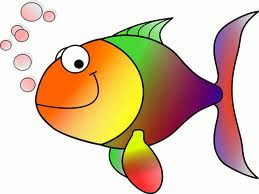
#> input picture HappyFish.jpg, 259 x 194 px, given in place of the camera
$ python 14-HSVTrackingColorOnVideo.py
#> lines starting #> are read from the running program, lines starting #| are printed output that depends on the picture; after the words box and inside, x2 and y2 are one past the last pixel; in counts of white or black regions, pixels touching at a corner belong together
#in this video we will learn how to perform object detection using HSV
#there are more then  150 convert color methodes
#one of there is colored image to HSV image
#so what is hsv color space
"""
HSV  : hue,saturation,value
fil rgb on mesure il rgb relativement lil luminusite ..

"""
import cv2
import numpy as np
cap=cv2.VideoCapture(0)

def nothing(x):
    pass
cv2.namedWindow('tracking')
cv2.createTrackbar('LH','tracking',0,255,nothing)
#> slider 'LH' is set to 51
cv2.createTrackbar('LS','tracking',0,255,nothing)
#> slider 'LS' is set to 51
cv2.createTrackbar('LV','tracking',0,255,nothing)
#> slider 'LV' is set to 51
cv2.createTrackbar('UH','tracking',255,255,nothing)
cv2.createTrackbar('US','tracking',255,255,nothing)
cv2.createTrackbar('UV','tracking',255,255,nothing)


while(1):
    _,frame=cap.read()
#> frame is the input picture: shape (194, 259, 3); mean B, G, R 170.8, 196.4, 219.3

    hsv=cv2.cvtColor(frame,cv2.COLOR_RGB2HSV)
#> hsv: shape (194, 259, 3); mean H, S, V 96.4, 77.9, 224


    LH=cv2.getTrackbarPos('LH','tracking')
    LS=cv2.getTrackbarPos('LS','tracking')
    LV=cv2.getTrackbarPos('LV','tracking')
    UH=cv2.getTrackbarPos('UH','tracking')
    US=cv2.getTrackbarPos('US','tracking')
    UV=cv2.getTrackbarPos('UV','tracking')

    lr=np.array([LH,LS,LV])
    ur=np.array([UH,US,UV])

    mask= cv2.inRange(hsv,lr,ur)
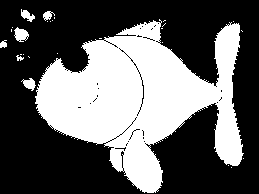
#> mask: shape (194, 259); 38.3% white; 27 white regions (20 under 20 px), largest, box (x1, y1, x2, y2) and area: (35, 19, 244, 193) 18753, (14, 27, 29, 42) 146, (21, 78, 36, 91) 107

    res=cv2.bitwise_and(frame,frame,mask=mask)
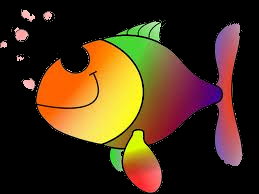
#> res: shape (194, 259, 3); mean B, G, R 24.1, 48.5, 70.8
    cv2.imshow('image',frame)
    cv2.imshow('mask',mask)
    cv2.imshow('res',res)

    k = cv2.waitKey(1) & 0xFF
#> (key Esc is pressed here)
    if k ==27:
        break
cap.release()
cv2.destroyAllWindows()

$ run again, on PlayerBall.jpg
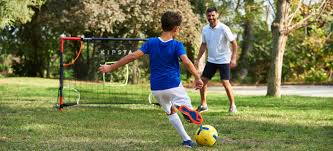
#> input picture PlayerBall.jpg, 333 x 151 px, given in place of the camera
#> frame is the input picture: shape (151, 333, 3); mean B, G, R 79.7, 122.3, 119.6
#> hsv: shape (151, 333, 3); mean H, S, V 84.6, 123, 131.6
#> `mask= cv2.inRange(hsv,lr,ur)`:
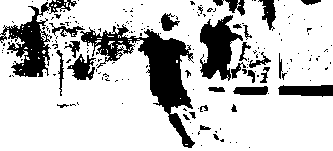
#> mask: shape (151, 333); 78.2% white; 193 black regions (162 under 20 px), largest, box (x1, y1, x2, y2) and area: (80, 24, 195, 148) 3823, (0, 0, 77, 77) 1940, (200, 15, 243, 81) 1552
#> `res=cv2.bitwise_and(frame,frame,mask=mask)`:
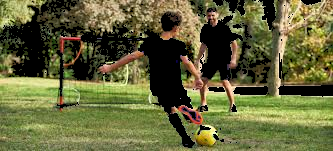
#> res: shape (151, 333, 3); mean B, G, R 58.5, 101.7, 100.5

$ run again, on HSVCorn.PNG
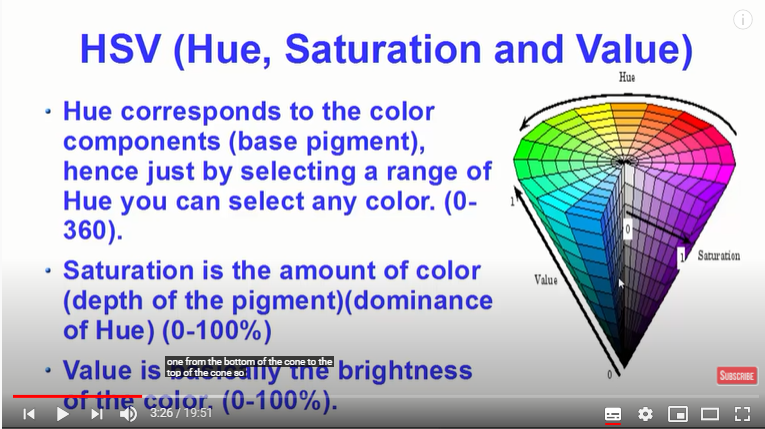
#> input picture HSVCorn.PNG, 765 x 429 px, given in place of the camera
#> frame is the input picture: shape (429, 765, 3); mean B, G, R 212.3, 196.6, 197
#> hsv: shape (429, 765, 3); mean H, S, V 77.2, 38.8, 218.8
#> `mask= cv2.inRange(hsv,lr,ur)`:
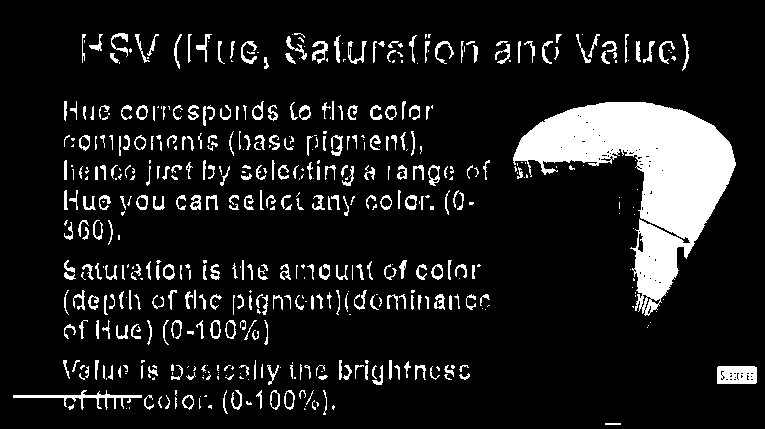
#> mask: shape (429, 765); 11.4% white; 525 white regions (214 under 20 px), largest, box (x1, y1, x2, y2) and area: (513, 102, 736, 316) 18788, (717, 366, 757, 384) 660, (13, 390, 142, 410) 576
#> `res=cv2.bitwise_and(frame,frame,mask=mask)`:
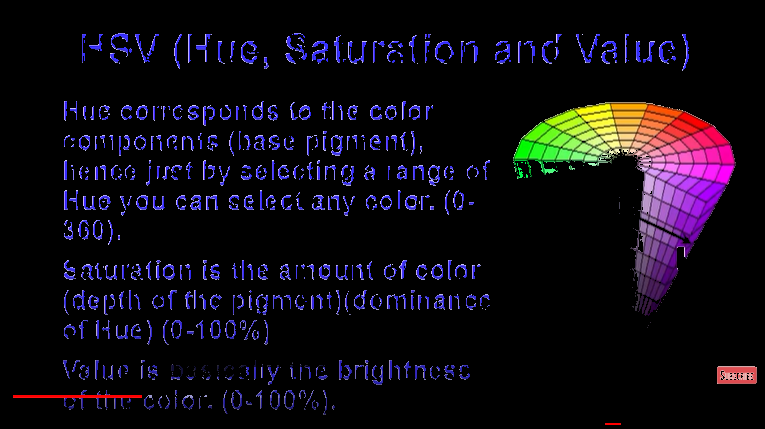
#> res: shape (429, 765, 3); mean B, G, R 18.8, 10.7, 14.7
